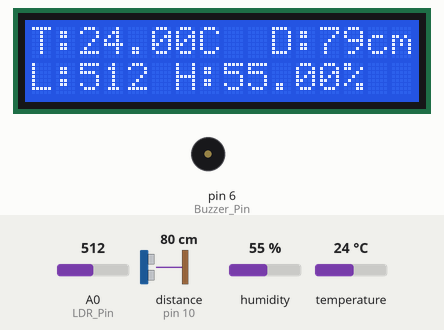
Bench run of a sketch on a simulated Arduino Uno, built with avr-gcc and run on an emulated ATmega328P. On the bench: 16×2 character LCD, buzzer (waves = sounding). Wiring (inferred from the names in the program): ultrasonic range finder: trigger pin 9; echo pin 10. Inputs (shaded band) come from the test bench; at power-on: distance to the obstacle (sensor on pin 10) 80 cm, humidity 55 %, A0 (LDR_Pin) = 512, temperature 24 °C. The echo pulse lasts 58.3 µs per cm.

Above: at 1.2 s.
1.3 s: distance to the obstacle (sensor on pin 10) set to 23 cm
At 2.9 s:
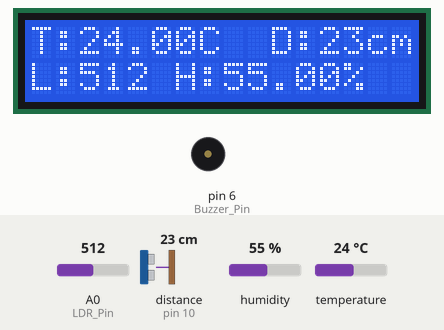
4.6 s: distance to the obstacle (sensor on pin 10) set to 19 cm
At 6.3 s:
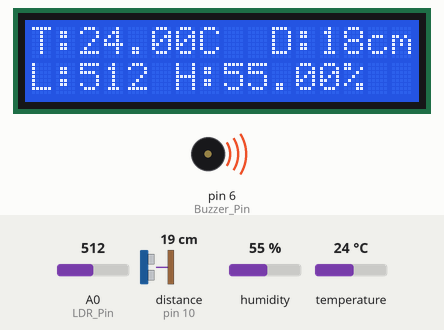
6.6 s: humidity set to 22 %
At 8.9 s:
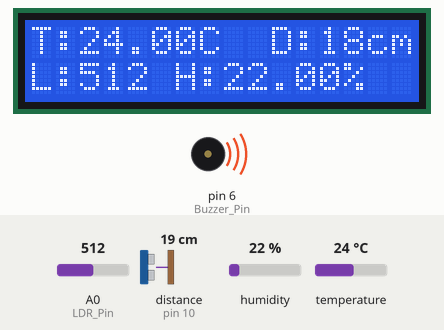
9.7 s: A0 (LDR_Pin) set to 716
At 10.8 s:
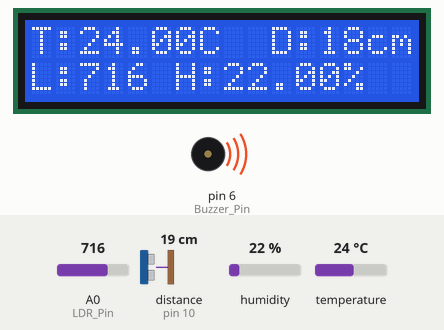
11.8 s: temperature set to 12 °C
At 12.6 s:
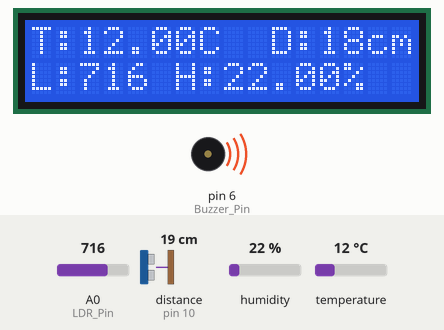
13.8 s: A0 (LDR_Pin) set to 992
At 15.7 s:
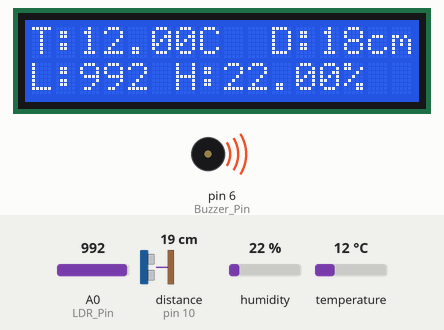
Timing chart, 0 to 16.8 s (numbered marks = the images above; inputs shaded):
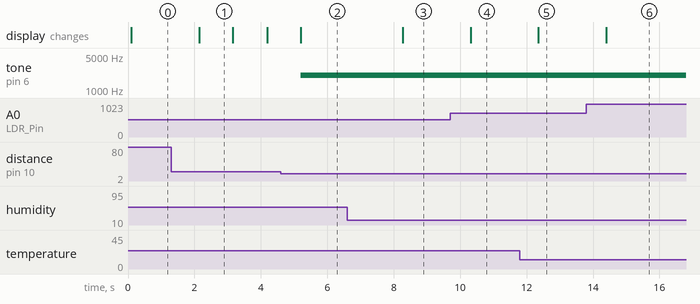

The sketch:

Environment_Monitoring_System.ino
```cpp
#include <LiquidCrystal.h>
#include <DHT.h>

#define DHT_Pin 7
#define DHT_Type DHT11
#define LDR_Pin A0
#define Trig_Pin 9
#define Echo_Pin 10
#define Buzzer_Pin 6

DHT dht(DHT_Pin, DHT_Type);
LiquidCrystal lcd(12,11,5,4,3,2);

void setup()
{
  // put your setup code here, to run once:
  Serial.begin(9600);
  dht.begin();
  lcd.begin(16,2);
  pinMode(Buzzer_Pin, OUTPUT);
  pinMode(Trig_Pin, OUTPUT);
  pinMode(Echo_Pin, INPUT);
}

void loop()
{
  // put your main code here, to run repeatedly:
  float humidity = dht.readHumidity();
  float temperature = dht.readTemperature();

  int ldrvalue = analogRead(LDR_Pin);

  digitalWrite(Trig_Pin, HIGH);
  delayMicroseconds(10);
  digitalWrite(Trig_Pin, LOW);

  long duration = pulseIn(Echo_Pin, HIGH);
  long distance = duration * 0.0343/2;

  lcd.clear();
  lcd.setCursor(0,0);
  lcd.print("T:");
  lcd.print(temperature);
  lcd.print("C  ");
  lcd.setCursor(10, 0);
  lcd.print("D:");
  lcd.print(distance);
  lcd.print("cm");

  lcd.setCursor(0,1);
  lcd.print("L:");
  lcd.print(ldrvalue);
  lcd.setCursor(6, 1);
  lcd.print("H:");
  lcd.print(humidity);
  lcd.print("%");

  //We can also modify the below based on needs such as when temperature goes beyond a certain threshold, the buzzer is activated.
  //Or if LDR value exceeds a certain value, the buzzer gets activated.
  if(distance < 20)
  {
    tone(Buzzer_Pin, 2000);  //used for passive buzzers.
    //can use digitalWrite(Buzzer_Pin, HIGH); if the buzzer is active buzzer.
  }
  else
  {
    noTone(Buzzer_Pin); //used for passive buzzers.
    //can use digitalWrite(Buzzer_Pin, LOW); if the buzzer is active buzzer.
  }

  delay(1000);
}
```

Measured:
- the behaviour switches between 21 and 20 cm on distance to the obstacle (sensor on pin 10) (found by bisection; images 1 and 2)
- after the input at 1.3 s, the display: changes after 0.84 s (image 1)
- after the input at 4.6 s, tone on pin 6 (Buzzer_Pin): silent → 2000 Hz after 0.60 s; the display: changes after 0.60 s (image 2)
- after the input at 6.6 s, the display: changes after 1.7 s (image 3)
- after the input at 9.7 s, the display: changes after 0.61 s (image 4)
- after the input at 11.8 s, the display: changes after 0.55 s (image 5)
- after the input at 13.8 s, the display: changes after 0.60 s (image 6)
